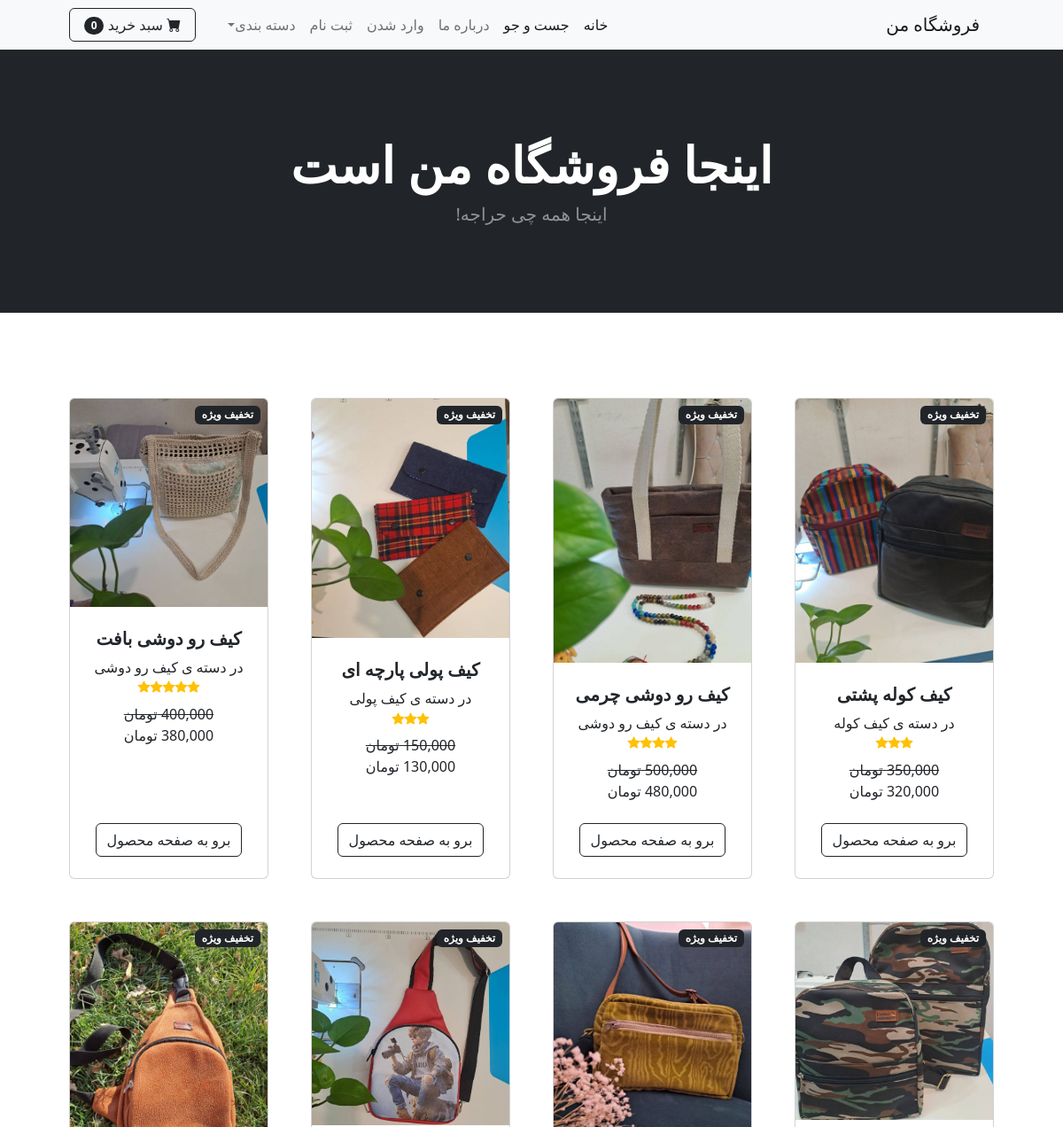
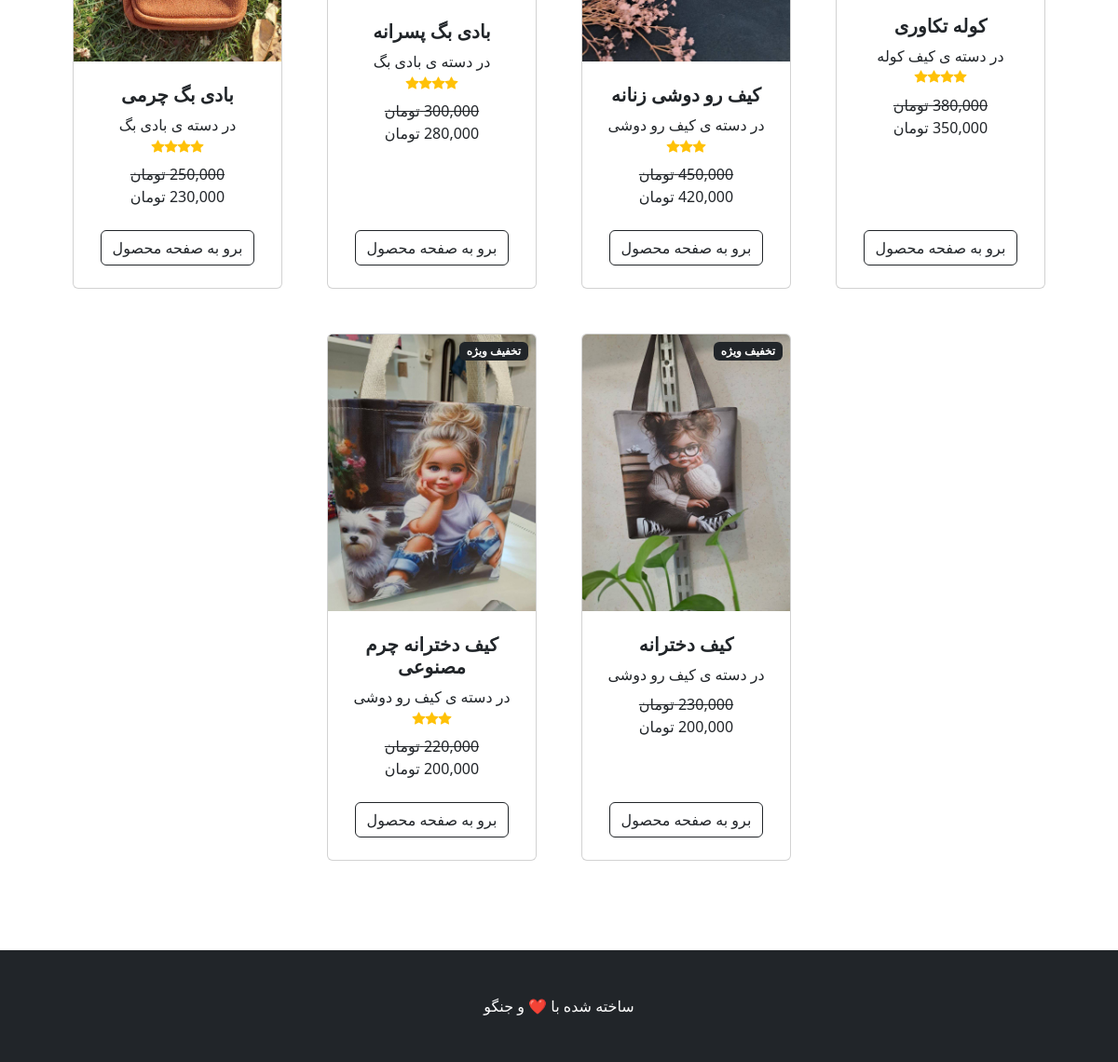
The page / on the database its author committed (2 pictures, top to bottom).
### shop/models.py (models this page shows, shortened)
class Product(models.Model):
    name = models.CharField(max_length=40)
    category = models.ManyToManyField(Category, related_name='products')
    description = models.CharField(max_length=500, default="", blank=True, null=True)
    price = models.PositiveIntegerField()
    category = models.ForeignKey(Category, on_delete=models.CASCADE, default=1)
    picture = models.ImageField(upload_to="upload/product/")
    star = models.IntegerField(default=0, validators=[MaxValueValidator(5), MinValueValidator(0)])
    is_sale = models.BooleanField(default=False)
    sale_price = models.PositiveIntegerField()

class Category(models.Model):
    sub_category = models.ForeignKey('self', on_delete=models.CASCADE, related_name='scategory', null=True, blank=True)
    is_sub = models.BooleanField(default=False)
    name = models.CharField(max_length=200)
    slug = models.SlugField(max_length=200, unique=True)
    class Meta:
        ordering = ('name',)
        verbose_name = 'category'
        verbose_name_plural = 'categories'
    def __str__(self):
        return self.name

### shop/views.py (the view)
# urls.py: path('',views.helloworld, name="home"),
def helloworld(request):
    all_products = Product.objects.all()
    return render(request, 'index.html', {'products':all_products})

### cart/cart.py (called while the page is built)
    def __len__(self):
        return len(self.cart)

### cart/context_processors.py (called while the page is built)
def cart(request):
    return {
        'cart': Cart(request),
        'categories': Category.objects.filter(is_sub=False),
    }

### shop/templates/index.html (shortened to what this page needs)
{% extends "base.html" %}
{% load static %}
{% load humanize %}
{% block content %}
    <header class="bg-dark py-5">
        <div class="container px-4 px-lg-5 my-5">
            <div class="text-center text-white">
                <h1 class="display-4 fw-bolder">اینجا فروشگاه من است</h1>
                <p class="lead fw-normal text-white-50 mb-0">اینجا همه چی حراجه!</p>
            </div>
        </div>
    </header>
    <section class="py-5">
        <div class="container px-4 px-lg-5 mt-5">
            <div class="row gx-4 gx-lg-5 row-cols-2 row-cols-md-3 row-cols-xl-4 justify-content-center">
                {% for item in products %}
                {% if item.is_sale %}
                <div class="col mb-5">
                    <div class="card h-100">
                        <div class="badge bg-dark text-white position-absolute" style="top: 0.5rem; right: 0.5rem">تخفیف ویژه</div>
                        <img class="card-img-top" src="{{ item.picture.url }}" alt="..." />
                        <div class="card-body p-4">
                            <div class="text-center">
                                <h5 class="fw-bolder">{{ item.name }}</h5>
                            در دسته ی {{ item.category }} <br>
                            <div class="d-flex justify-content-center small text-warning mb-2">
                            {% with ''|center:item.star as range%}
                            {% for _ in range %}
                                <div class="bi-star-fill"></div>
                            {% endfor %}
                            {% endwith %}
                            </div>
                            <strike>{{ item.price | intcomma}} تومان </strike><br>
                            {{ item.sale_price | intcomma}} تومان
                            </div>
                        </div>
                        <div class="card-footer p-4 pt-0 border-top-0 bg-transparent">
                            <div class="text-center"><a class="btn btn-outline-dark mt-auto" href='{% url "product" item.id %}'>برو به صفحه محصول</a></div>
                        </div>
                    </div>
                </div>
                {% endif %}
                {% endfor %}
            </div>
        </div>
    </section>
{% endblock  %}

### shop/templates/base.html (shortened to what this page needs)
{% load static %}
{% load humanize %}
<!DOCTYPE html>
<html lang="en">
    <head>
        <link href="https://cdn.jsdelivr.net/npm/bootstrap-icons@1.5.0/font/bootstrap-icons.css" rel="stylesheet" />
        <link href="{% static 'css/styles.css' %}" rel="stylesheet" />
    </head>
    <body dir="rtl">
        {% include "navbar.html" %}
        {% block content %}
        {% endblock %}
        <footer class="py-5 bg-dark">
            <div class="container"><p class="m-0 text-center text-white">ساخته شده با ❤️ و جنگو</p></div>
        </footer>
    </body>
</html>

### shop/templates/navbar.html (shortened to what this page needs)
<nav class="navbar navbar-expand-lg navbar-light bg-light">
    <div class="container px-4 px-lg-5">
        <a class="navbar-brand" href="#!">فروشگاه من</a>
        <div class="collapse navbar-collapse" id="navbarSupportedContent">
            <ul class="navbar-nav me-auto mb-2 mb-lg-0 ms-lg-4">
                <li class="nav-item"><a class="nav-link active" aria-current="page" href='{% url "home" %}'>خانه</a></li>
                <li class="nav-item"><a class="nav-link active" aria-current="page" href='{% url "search" %}'>جست و جو</a></li>
                <li class="nav-item"><a class="nav-link" href='{% url "about" %}'>درباره ما</a></li>
                {% if user.is_authenticated %}
                <li class="nav-item"><a class="nav-link" href='{% url "logout" %}'>خارج شدن</a></li>
                <li class="nav-item dropdown">
                    <a class="nav-link dropdown-toggle" id="navbarDropdown" href='{% url "home" %}' role="button" data-bs-toggle="dropdown" aria-expanded="false">پروفایل</a>
                    <ul class="dropdown-menu" aria-labelledby="navbarDropdown">
                        <li><a class="dropdown-item" href='{% url "update_user" %}'>پروفایل کاربری</a></li>
                        <li><hr class="dropdown-divider" /></li>
                        <li><a class="dropdown-item" href='{% url "update_info" %}'>اطلاعات کاربری</a></li>
                        <li><hr class="dropdown-divider" /></li>
                        <li><a class="dropdown-item" href='{% url "orders" %}'>سفارشات</a></li>
                    </ul>
                {% else %}
                <li class="nav-item"><a class="nav-link" href='{% url "login" %}'>وارد شدن</a></li>
                <li class="nav-item"><a class="nav-link" href='{% url "signup" %}'>ثبت نام</a></li>
                {% endif %}
                <li class="nav-item dropdown">
                    <a class="nav-link dropdown-toggle" id="navbarDropdown" href='{% url "home" %}' role="button" data-bs-toggle="dropdown" aria-expanded="false">دسته بندی</a>
                </li>
            </ul>
            <form class="d-flex">
                <a href='{% url "cart_summary" %}' class="btn btn-outline-dark">
                    <i class="bi-cart-fill me-1"></i>
                    سبد خرید
                    <span class="badge bg-dark text-white ms-1 rounded-pill" id="cart_quantity">{{ cart|length }}</span>
                </a>
            </form>
        </div>
    </div>
</nav>

### rows shown on the page
Product: picture (picture), name "کیف کوله پشتی", category "کیف کوله", is_sale True (drawn), price "350,000", sale_price "320,000"
Product: picture (picture), name "کیف رو دوشی چرمی", category "کیف رو دوشی", is_sale True (drawn), price "500,000", sale_price "480,000"
Product: picture (picture), name "کیف پولی پارچه ای", category "کیف پولی", is_sale True (drawn), price "150,000", sale_price "130,000"
Product: picture (picture), name "کیف رو دوشی بافت", category "کیف رو دوشی", is_sale True (drawn), price "400,000", sale_price "380,000"
Product: picture (picture), name "کوله تکاوری", category "کیف کوله", is_sale True (drawn), price "380,000", sale_price "350,000"
Product: picture (picture), name "کیف رو دوشی زنانه", category "کیف رو دوشی", is_sale True (drawn), price "450,000", sale_price "420,000"
Product: picture (picture), name "بادی بگ پسرانه", category "بادی بگ", is_sale True (drawn), price "300,000", sale_price "280,000"
Product: picture (picture), name "بادی بگ چرمی", category "بادی بگ", is_sale True (drawn), price "250,000", sale_price "230,000"
Product: picture (picture), name "کیف دخترانه", category "کیف رو دوشی", price "230,000", sale_price "200,000"
Product: picture (picture), name "کیف دخترانه چرم مصنوعی", category "کیف رو دوشی", is_sale True (drawn), price "220,000", sale_price "200,000"

### other values the page prints
{{ cart|length }} "0"
